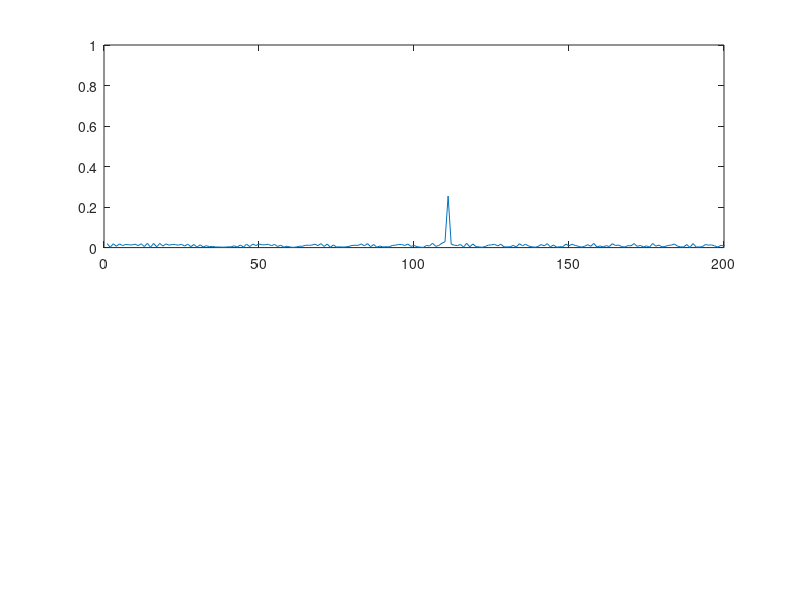
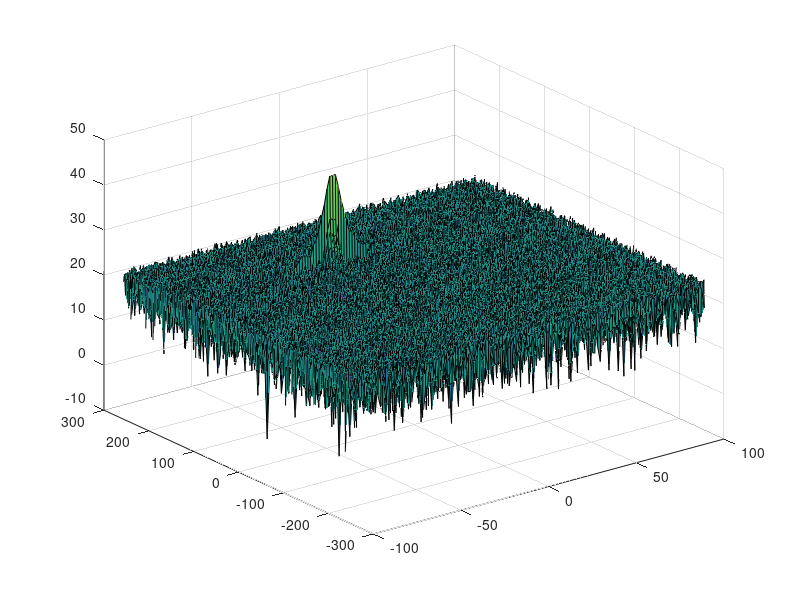

MATLAB code to generate these figures, in order: (Note: this script raises an error after producing the figures.)
clear all
clc;

%% Radar Specifications 
%%%%%%%%%%%%%%%%%%%%%%%%%%%
% Frequency of operation = 77GHz
% Max Range = 200m
% Range Resolution = 1 m
% Max Velocity = 100 m/s
%%%%%%%%%%%%%%%%%%%%%%%%%%%

%speed of light = 3e8
%% User Defined Range and Velocity of target
% *%TODO* :
% define the target's initial position and velocity. Note : Velocity
% remains contant
R=110;  % Must not exceed 200m
v=-20;  % Must be in [-70, +70] m/s
c=2.998e8;  % Light speed
 


%% FMCW Waveform Generation

% *%TODO* :
%Design the FMCW waveform by giving the specs of each of its parameters.
% Calculate the Bandwidth (B), Chirp Time (Tchirp) and Slope (slope) of the FMCW
% chirp using the requirements above.

range_res=1; % Radar range resolution
B= c/(2*range_res); % Chirp (sweep) bandwidth
R_max= 200; % Radar max range
Tchirp= 5.5*2*R_max/c; % Chirp (sweep) time
slope= B/Tchirp; % Chirp slope

%Operating carrier frequency of Radar 
fc= 77e9;             %carrier freq

                                                          
%The number of chirps in one sequence. Its ideal to have 2^ value for the ease of running the FFT
%for Doppler Estimation. 
Nd=128;                   % #of doppler cells OR #of sent periods % number of chirps

%The number of samples on each chirp. 
Nr=1024;                  %for length of time OR # of range cells

% Timestamp for running the displacement scenario for every sample on each
% chirp
t=linspace(0,Nd*Tchirp,Nr*Nd); %total time for samples


%Creating the vectors for Tx, Rx and Mix based on the total samples input.
n_samples = length(t);
Tx=zeros(1, n_samples); %transmitted signal
Rx=zeros(1, n_samples); %received signal
Mix = zeros(1, n_samples); %beat signal

%Similar vectors for range_covered and time delay.
r_t=zeros(1, n_samples);
td=zeros(1, n_samples);

%% Signal generation and Moving Target simulation
% Running the radar scenario over the time. 

for i=1:n_samples         
    % *%TODO* :
    %For each time stamp update the Range of the Target for constant velocity. 

    r_t(i)= R+v*t(i);
    td(i)= 2*r_t(i)/c;
    
    % *%TODO* :
    %For each time sample we need update the transmitted and
    %received signal. 
    
    Tx(i) = cos(2 * pi * (fc * t(i) + slope * t(i)^2 / 2));
    Rx(i) = cos(2 * pi * (fc * (t(i) - td(i)) + slope * (t(i)- td(i))^2 / 2));
    
    % *%TODO* : 
    %Now by mixing the Transmit and Receive generate the beat signal
    %This is done by element wise matrix multiplication of Transmit and
    %Receiver Signal
end

Mix = Tx .* Rx;

%% RANGE MEASUREMENT


% *%TODO* :
%reshape the vector into Nr*Nd array. Nr and Nd here would also define the size of
%Range and Doppler FFT respectively.

Mix = reshape(Mix, [1,(Nr*Nd)]);

% *%TODO* :
%run the FFT on the beat signal along the range bins dimension (Nr) and
%normalize.

% *%TODO* :
% Take the absolute value of FFT output

Mix_freq = abs(fft(Mix, Nr)/Nr);

% *%TODO* :
% Output of FFT is double sided signal, but we are interested in only one side of the spectrum.
% Hence we throw out half of the samples.

Mix_freq = Mix_freq(1:(Nr/2));

%plotting the range
figure ('Name','Range from First FFT')
subplot(2,1,1)

 % *%TODO* :
 % plot FFT output 

plot(Mix_freq);
 
axis ([0 200 0 1]);



%% RANGE DOPPLER RESPONSE
% The 2D FFT implementation is already provided here. This will run a 2DFFT
% on the mixed signal (beat signal) output and generate a range doppler
% map.You will implement CFAR on the generated RDM


% Range Doppler Map Generation.

% The output of the 2D FFT is an image that has reponse in the range and
% doppler FFT bins. So, it is important to convert the axis from bin sizes
% to range and doppler based on their Max values.

Mix=reshape(Mix,[Nr,Nd]);

% 2D FFT using the FFT size for both dimensions.
sig_fft2 = fft2(Mix,Nr,Nd);

% Taking just one side of signal from Range dimension.
sig_fft2 = sig_fft2(1:Nr/2,1:Nd);
sig_fft2 = fftshift (sig_fft2);
RDM = abs(sig_fft2);
RDM = 10*log10(RDM) ;

%use the surf function to plot the output of 2DFFT and to show axis in both
%dimensions
doppler_axis = linspace(-100,100,Nd);
range_axis = linspace(-200,200,Nr/2)*((Nr/2)/400);
figure,surf(doppler_axis,range_axis,RDM);

%% CFAR implementation

%Slide Window through the complete Range Doppler Map

% *%TODO* :
%Select the number of Training Cells in both the dimensions.

Tr=8;
Td=4;

% *%TODO* :
%Select the number of Guard Cells in both dimensions around the Cell under 
%test (CUT) for accurate estimation

Gr=4;
Gd=2;

% *%TODO* :
% offset the threshold by SNR value in dB

offset = 6;

% *%TODO* :
%Create a vector to store noise_level for each iteration on training cells

n_rows = Nr/2-2*(Td+Gd);
n_cols = Nd-2*(Tr+Gr);
noise_level = zeros(n_rows,n_cols);

% *%TODO* :
%design a loop such that it slides the CUT across range doppler map by
%giving margins at the edges for Training and Guard Cel ls.
%For every iteration sum the signal level within all the training
%cells. To sum convert the value from logarithmic to linear using db2pow
%function. Average the summed values for all of the training
%cells used. After averaging convert it back to logarithimic using pow2db.
%Further add the offset to it to determine the threshold. Next, compare the
%signal under CUT with this threshold. If the CUT level > threshold assign
%it a value of 1, else equate it to 0.

CFAR = zeros(size(RDM));
non_training_count = (2*Gr+1)*(2*Gd+1)

   % Use RDM[x,y] as the matrix from the output of 2D FFT for implementing
   % CFAR

for i=1:n_rows
    for j=1:n_cols
        training_cells = db2pow(RDM(i:i+2*(Td+Gd), j:j+2*(Gr+Tr)));
        training_cells(Td+1:end-Td, Tr+1:end-Tr)=0;
        noise_level(i, j) = pow2db(sum(training_cells, 'all')/(numel(training_cells)-non_training_count));
        threshold = noise_level(i, j) + offset;
        value = 0;
        if RDM(i+Td+Gd, j+Td+Gr) > threshold
            value =1;
        end
        CFAR(i+Td+Gd, j+Td+Gr) = value;
    end
end


% *%TODO* :
% The process above will generate a thresholded block, which is smaller 
%than the Range Doppler Map as the CUT cannot be located at the edges of
%matrix. Hence,few cells will not be thresholded. To keep the map size same
% set those values to 0. 

% - Not applicable, as I went from edge to edge already

% *%TODO* :
%display the CFAR output using the Surf function like we did for Range
%Doppler Response output.

figure('Name', 'CA-CFAR'),surf(doppler_axis,range_axis,CFAR);
colorbar;
 